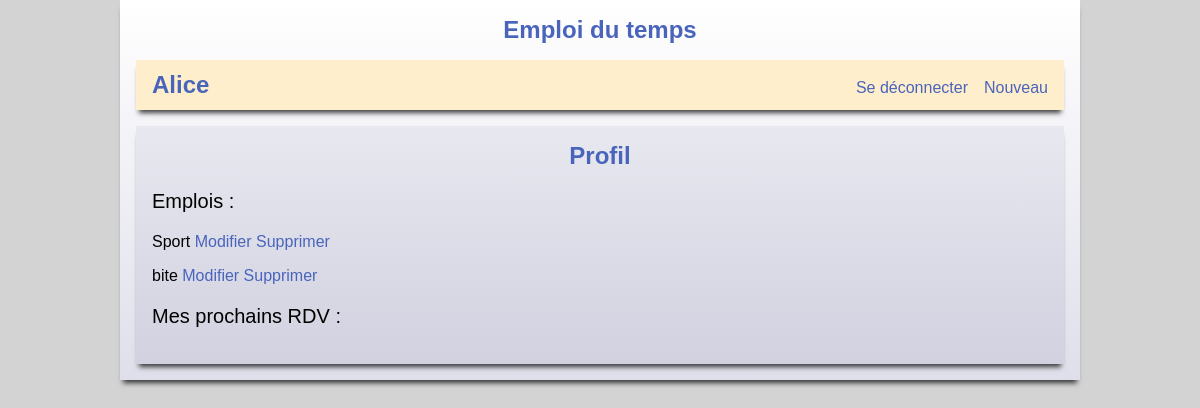
Before: /profil (signed in) with the older database file.
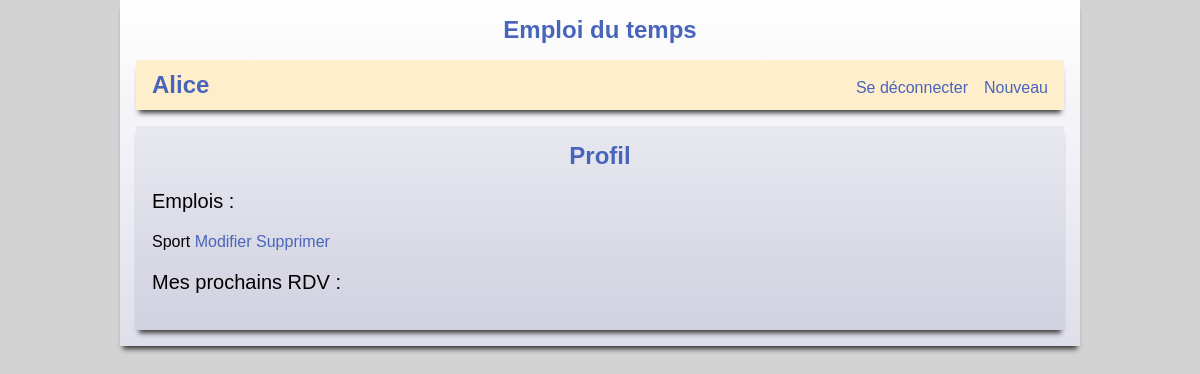
After: the same page with the newer database file.
### tables this page shows
CREATE TABLE emploi (
  id_e      INTEGER     PRIMARY KEY AUTOINCREMENT,
  auteur_id INTEGER     NOT NULL REFERENCES membres (id_m),
  cree_le   TIMESTAMP   NOT NULL DEFAULT CURRENT_TIMESTAMP,
  nom       VARCHAR(50) NOT NULL
);

### app.py (the view)
@app.route('/profil')
def profil():
    global emplois
    global cday
    global semaine
    emplois = recuperer_emplois(session['userid'])
    cday = datetime.date.today()
    semaine = current_week(cday)
    horaires = recuperer_horaire_de_groupe(session['userid'])
    return render_template('profil.html', infos = (emplois, horaires))

### date.py (called while the page is built)
def current_week(cday):
    calendar = Calendar()
    months = calendar.monthdatescalendar(cday.year, cday.month)
    for week in months:
        for day in week:
            if day == cday:
                curr_week = week
    result = []
    for i in range(len(curr_week)):
        result.append(Jour(curr_week[i]))
    return result

def jourl_avec_jour(annee, mois, jour):
    calendar = Calendar()
    months = calendar.monthdatescalendar(annee, mois)
    for week in months:
        for i in range(len(week)):
            if week[i].day == jour:
                return jours[i]

### db.py (called while the page is built)
def recuperer_emplois(id):
    with db.connect("emploi.db") as c:
        curs = c.execute("""SELECT nom, cree_le, id_e FROM emploi WHERE auteur_id = ?""", (id,))
        emplois = curs.fetchall()
        result = [0] * len(emplois)
        for i in range(len(emplois)):
            curs = c.execute("""SELECT id_h, groupe_id, lieu_id, debut, fin, description FROM horaire WHERE emploi_id = ?""", (emplois[i][2],))
            horaires = curs.fetchall()
            result[i] = (emplois[i], horaires)
        return result

### templates/profil.html (shortened to what this page needs)
{% extends 'base.html' %}
{% block entete %}
    <h2>Profil</h2>
{% endblock %}
{% block contenu %}
    {% if infos != None %}
        <p style='font-size: 125%;'>Emplois :</p>
        {% for emploi in infos[0] %}
            <p>{{ emploi[0][0] }} <a href='{{ url_for("setemploi", id_emploi=emploi[0][2]) }}'>Modifier</a> <a href='{{ url_for("supprimer_emploi", id_emploi=emploi[0][2]) }}'>Supprimer</a></p>
        {% endfor %}
        <p style='font-size: 125%;'>Mes prochains RDV :</p>
    {% endif %}
{% endblock %}

Changed rows visible on the page:
removed emploi: nom "bite"
